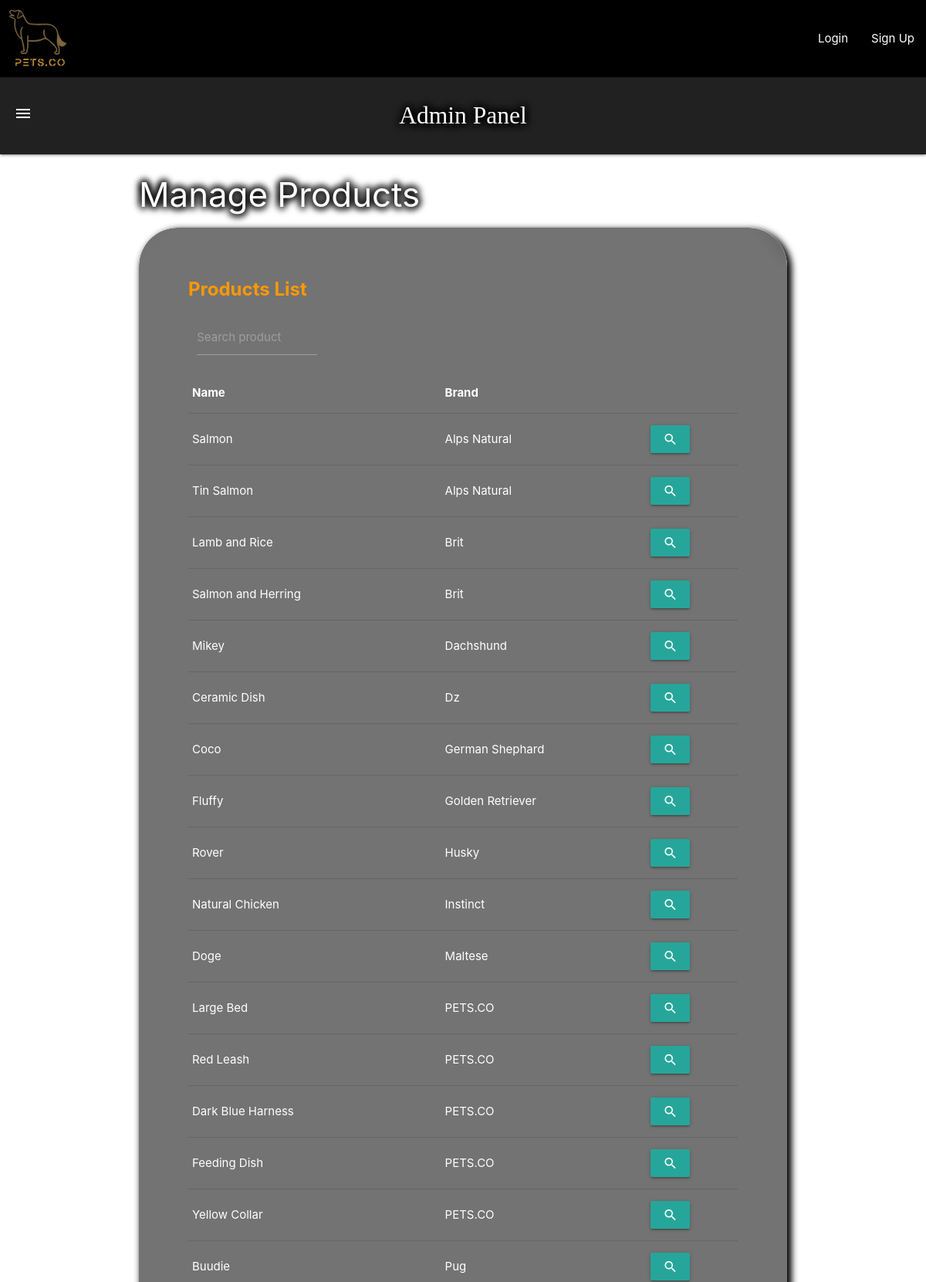
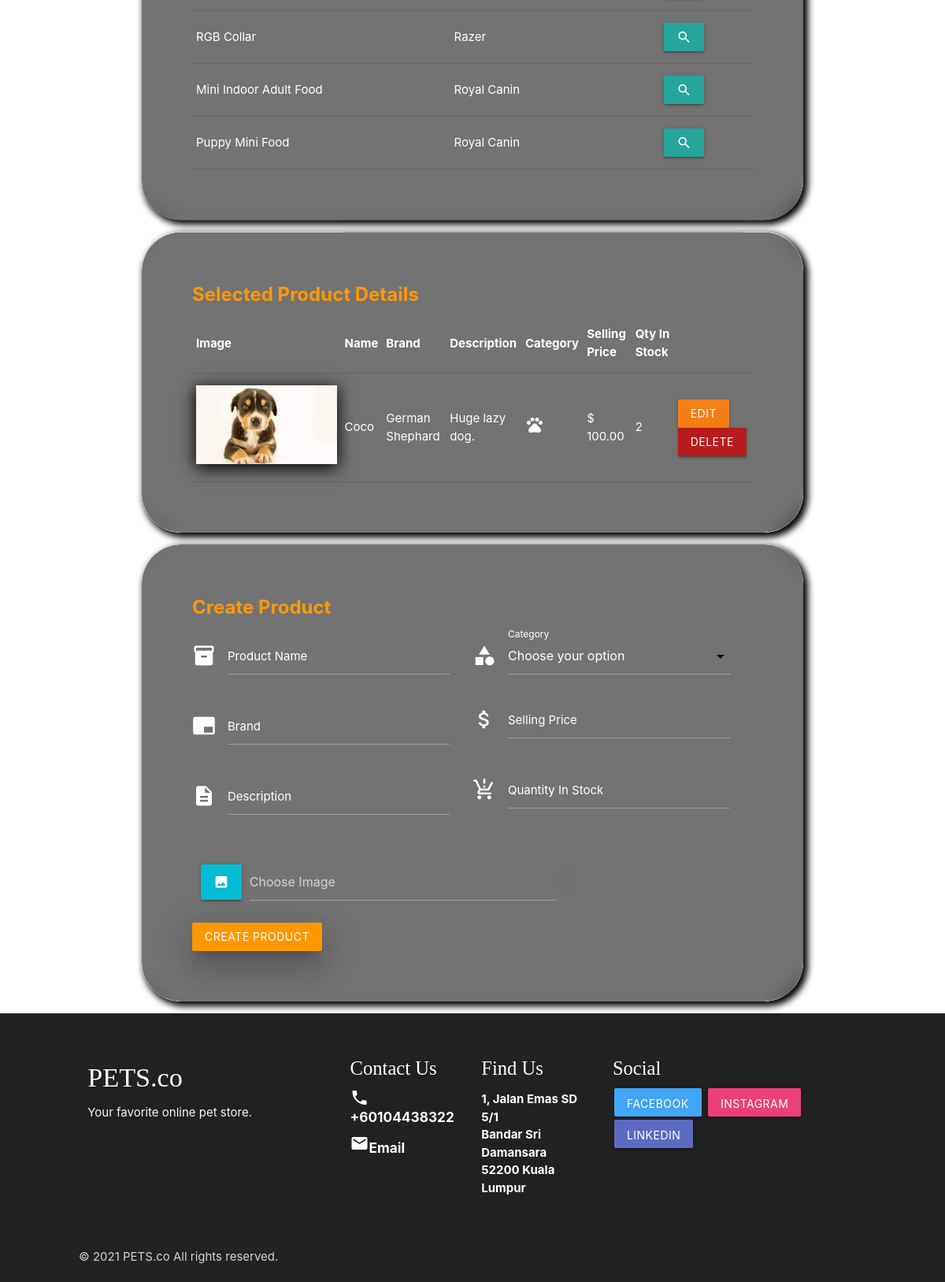
The app's page /admin_manage_products.php?inspect_product=3 with its own data (2 pictures, top to bottom).
### tables this page shows
CREATE TABLE `items` (
  `ItemID` int(11) NOT NULL,
  `Name` varchar(64) NOT NULL,
  `Brand` varchar(64) NOT NULL,
  `Description` varchar(512) NOT NULL,
  `Category` int(11) NOT NULL,
  `SellingPrice` float NOT NULL,
  `QuantityInStock` int(11) NOT NULL,
  `Image` varchar(512) NOT NULL
);

### admin_manage_products.php (the view, shortened to what this page needs)
<!DOCTYPE html>
<html lang="en">
</head>
<?php
  require_once "header.php";
  require_once "admin_nav_bar.php";
  include "includes/utils/dbhandler.php";
?>
<div class="container">
  <h3 class="page-title">Manage Products</h3>
  <div class="rounded-card-parent">
    <div class="card rounded-card">
      <div class="card-content black-text">
        <span class="card-title orange-text bold">Products List</span>
        <form action="admin_manage_products.php" method="POST">
          <div class="row" style="margin: 0px;">
          <div class="input-field col s3" style = "color:azure">
              <input name="search_product" type="text" class="validate white-text" maxlength="20">
              <label for="search_product">Search product</label>
            </div>
          </div>
        </form>
        <form action="admin_manage_products.php" method="GET">
          <table class="responsive-table">
            <thead class="text-primary">
              <tr><th>Name</th><th>Brand</th><th></th></tr>
            </thead>
            <tbody>
              <?php
                if (!isset($searchProduct) || EmptyInputSelectProduct($searchProduct))
                {
                  $sql = "SELECT ItemID, Name, Brand FROM Items ORDER BY Brand LIMIT 20";
                  $result = $conn->query($sql) or die ($conn->error);
                  while ($row = mysqli_fetch_assoc($result))
                  {
                    $itemID = $row["ItemID"];
                    $name = $row["Name"];
                    $brand = $row["Brand"];
                    echo(
                      "<tr>
                        <td class='white-text'>$name</td>
                        <td class='white-text'>$brand</td>
                        <td>
                          <button name='inspect_product' value='$itemID' class='btn'>
                            <i class='material-icons'>search</i>
                          </button>
                        </td>
                      </tr>"
                    );
                  }
                }
                ?>
            </tbody>
          </table>
        </form>
      </div>
    </div>
  </div>
  <?php if (isset($_GET["inspect_product"])) { ?>
  <div class="rounded-card-parent">
    <div class="card rounded-card">
      <div class="card-content white-text">
        <span class="card-title orange-text bold">Selected Product Details</span>
        <table class="responsive-table">
          <form action="admin_manage_products.php" method="GET">
            <thead class="text-primary">
            <tr><th>Image</th><th>Name</th><th>Brand</th>
            <th>Description</th><th>Category</th><th>Selling Price</th><th>Qty In Stock</th></tr>
            </thead>
            <tbody>
              <?php
                $itemID = $_GET["inspect_product"];
                $sql = "SELECT * FROM Items where ItemID = $itemID ORDER BY Brand";
                $result = $conn->query($sql) or die("<p> * ItemID error, please try again!</p>");
                while ($row = mysqli_fetch_assoc($result))
                {
                  $itemID = $row["ItemID"];
                  $image = $row['Image'];
                  $name = $row['Name'];
                  $brand = $row["Brand"];
                  $description = $row["Description"];
                  $category = $row["Category"];
                  $category = Item::CATEGORY_ICON[(int)$category];
                  $sellingprice = $row["SellingPrice"];
                  $sellingprice = "$ ". number_format($sellingprice, 2);
                  $quantityinstock = $row["QuantityInStock"];
                  echo(
                    "<tr>
                      <td><img class='shadow-img' src='images/$image' style='height:100px;'></td>
                      <td>$name</td>
                      <td>$brand</td>
                      <td>$description</td>
                      <td><i class='material-icons prefix'>$category</i></td>
                      <td>$sellingprice</td>
                      <td>$quantityinstock</td>
                      <td><a>
                        <a class='btn yellow darken-4 white-text' href='edit_products.php?item_id=$itemID'>Edit</a>
                        <button class='btn red darken-4' name='delete_product' value='$itemID'
                        onclick=\"return confirm('Are you sure you want to delete record: \'$name, $brand\'?');\">Delete</button>
                      </a></td>
                    </tr>"
                  );
                }
              ?>
            </tbody>
          </form>
        </table>
      </div>
    </div>
  </div>
  <?php }
  ?>
  <div class="rounded-card-parent">
    <div class="card rounded-card">
      <div class="card-content">
        <span class="card-title orange-text bold">Create Product</span>
        <form action="admin_manage_products.php" method="POST">
          <div class="row">
            <div class="col s6" style="padding-right: 40px;">
              <div class="row">
                <div class="input-field white-text">
                  <i class="material-icons prefix">inventory_2</i>
                  <input name="name" type="text" class="validate white-text" maxlength="30">
                  <label for="name" class="white-text">Product Name</label>
                </div>
              </div>
              <div class="row">
                <div class="input-field white-text">
                  <i class="material-icons prefix">branding_watermark</i>
                  <input name="brand" type="text" class="validate white-text" maxlength="20">
                  <label for="brand" class="white-text">Brand</label>
                </div>
              </div>
              <div class="row">
                <div class="input-field white-text">
                  <i class="material-icons prefix">description</i>
                  <input name="description" type="text" class="validate white-text" minlength="5" maxlength="100">
                  <label for="description" class="white-text">Description</label>
                </div>
              </div>
            </div>
            <div class="col s6" style="padding-right: 40px;">
              <div class="row">
                <div class="input-field white-text">
                  <i class="material-icons prefix white-text">category</i>
                  <label class="white-text">Category</label>
                </div>
              </div>
              <div class="row">
                <div class="input-field white-text">
                  <i class="material-icons prefix">attach_money</i>
                  <input name="sellingprice" type="number" step=".01" class="validate white-text" maxlength="30">
                  <label for="sellingprice" class="white-text">Selling Price</label>
                </div>
              </div>
              <div class="row">
                <div class="input-field white-text">
                  <i class="material-icons prefix white-text">production_quantity_limits</i>
                  <input name="quantityinstock" type="number" class="validate white-text" maxlength="30">
                  <label for="quantityinstock" class="white-text">Quantity In Stock</label>
                </div>
              </div>
            </div>
          </div>
          <div class="row">
            <div class="file-field col s8">
              <a class="waves-effect waves-light btn cyan">
                <i class="material-icons prefix">image</i>
              </a>
              <div class="file-path-wrapper">
                <input name="image" class="file-path validate white-text" type="text"
                  placeholder="Choose Image" onchange="update_image(this)">
              </div>
            </div>
          </div>
          <input class="btn orange btn-block z-depth-5" type="submit" name="submit_product" value="Create Product">
        </form>
      </div>
    </div>
  </div>
</div>
<?php include "footer.php"; ?>

### static/css/base.css (style rules this page uses)
html { height: 100%; background-repeat: no-repeat; }
body { height: 100%; animation-name: backgroundColorPalette; background-blend-mode: luminosity; animation-duration: 5s; animation-iteration-count: infinite; animation-direction: alternate; animation-timing-function: linear; }
body::before { background: url('admin_background.jpg'); background-repeat: no-repeat; background-size: cover; background-attachment: fixed; filter: grayscale(); }
thead { border-bottom: 1.5px solid cyan; }
.shadow-img { box-shadow: 0px 4px 20px 1px black; }
.page-title { color: white; text-shadow: black 4px 0px 8px, black -4px 0px 8px, black 0px 4px 8px, black 0px -4px 8px; }

### static/css/cards.css (style rules this page uses)
.rounded-card-parent { box-shadow: black 4px 4px 8px 2px; border-radius: 50px; transition: 0.3s cubic-bezier(0.8, 0, 0.2, 1); }
.rounded-card { color: white; padding: 40px; clip-path: inset(0px 0px round 50px 50px); background-color: rgba(56, 56, 56, 0.7); backdrop-filter: blur(10px); transition: 0.3s cubic-bezier(0.8, 0, 0.2, 1); }

### records on screen
items: Name "Salmon", Brand "Alps Natural", $itemID 11 (drawn)
items: Name "Tin Salmon", Brand "Alps Natural", $itemID 12 (drawn)
items: Name "Lamb and Rice", Brand "Brit", $itemID 18 (drawn)
items: Name "Salmon and Herring", Brand "Brit", $itemID 19 (drawn)
items: Name "Mikey", Brand "Dachshund", $itemID 8 (drawn)
items: Name "Ceramic Dish", Brand "Dz", $itemID 15 (drawn)
items: Name "Coco", Brand "German Shephard", $itemID 3 (drawn), Image (picture), Description "Huge lazy dog.", SellingPrice "$ 100.00", QuantityInStock "2"
items: Name "Fluffy", Brand "Golden Retriever", $itemID 9 (drawn)
items: Name "Rover", Brand "Husky", $itemID 2 (drawn)
items: Name "Natural Chicken", Brand "Instinct", $itemID 10 (drawn)
items: Name "Doge", Brand "Maltese", $itemID 20 (drawn)
items: Name "Large Bed", Brand "PETS.CO", $itemID 6 (drawn)
items: Name "Red Leash", Brand "PETS.CO", $itemID 13 (drawn)
items: Name "Dark Blue Harness", Brand "PETS.CO", $itemID 14 (drawn)
items: Name "Feeding Dish", Brand "PETS.CO", $itemID 16 (drawn)
items: Name "Yellow Collar", Brand "PETS.CO", $itemID 17 (drawn)
items: Name "Buudie", Brand "Pug", $itemID 21 (drawn)
items: Name "RGB Collar", Brand "Razer", $itemID 7 (drawn)
items: Name "Mini Indoor Adult Food", Brand "Royal Canin", $itemID 4 (drawn)
items: Name "Puppy Mini Food", Brand "Royal Canin", $itemID 5 (drawn)
